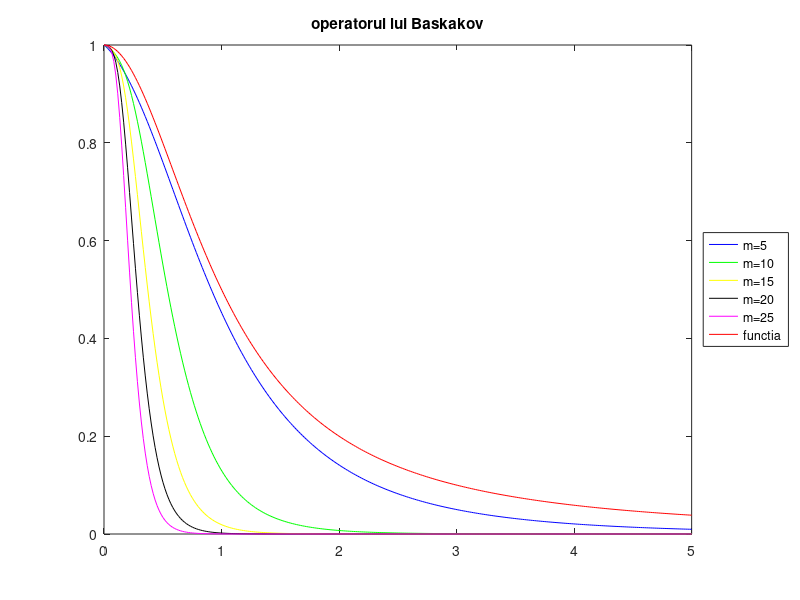

MATLAB code to generate this figure:
%P6_7 Operatorul lui Baskakov

ft=@(x) 1./(1+x.^2);
limsup=input('limita superioara:');
nrt=input('numar de termeni:');
x=linspace(0,limsup,300);
i=0;
ss=cell(6,1); 
cc={'b-','g-','y-','k-','m-'};
for m=5:5:25
    s=zeros(size(x));
    u=ones(size(x));
    for k=0:nrt
        u=nchoosek(m+k-1,k)*x.^k./(1+x).^(m+k)*ft(k/m);
        s=s+u;
    end
    i=i+1;
    plot(x,s,cc{i}); hold on
    ss{i}=sprintf('m=%d',m);
end
i=i+1;
ss{i}='functia';
plot(x,ft(x),'r-')
legend(ss,'Location','EastOutside')
title('operatorul lui Baskakov')
hold off
  
